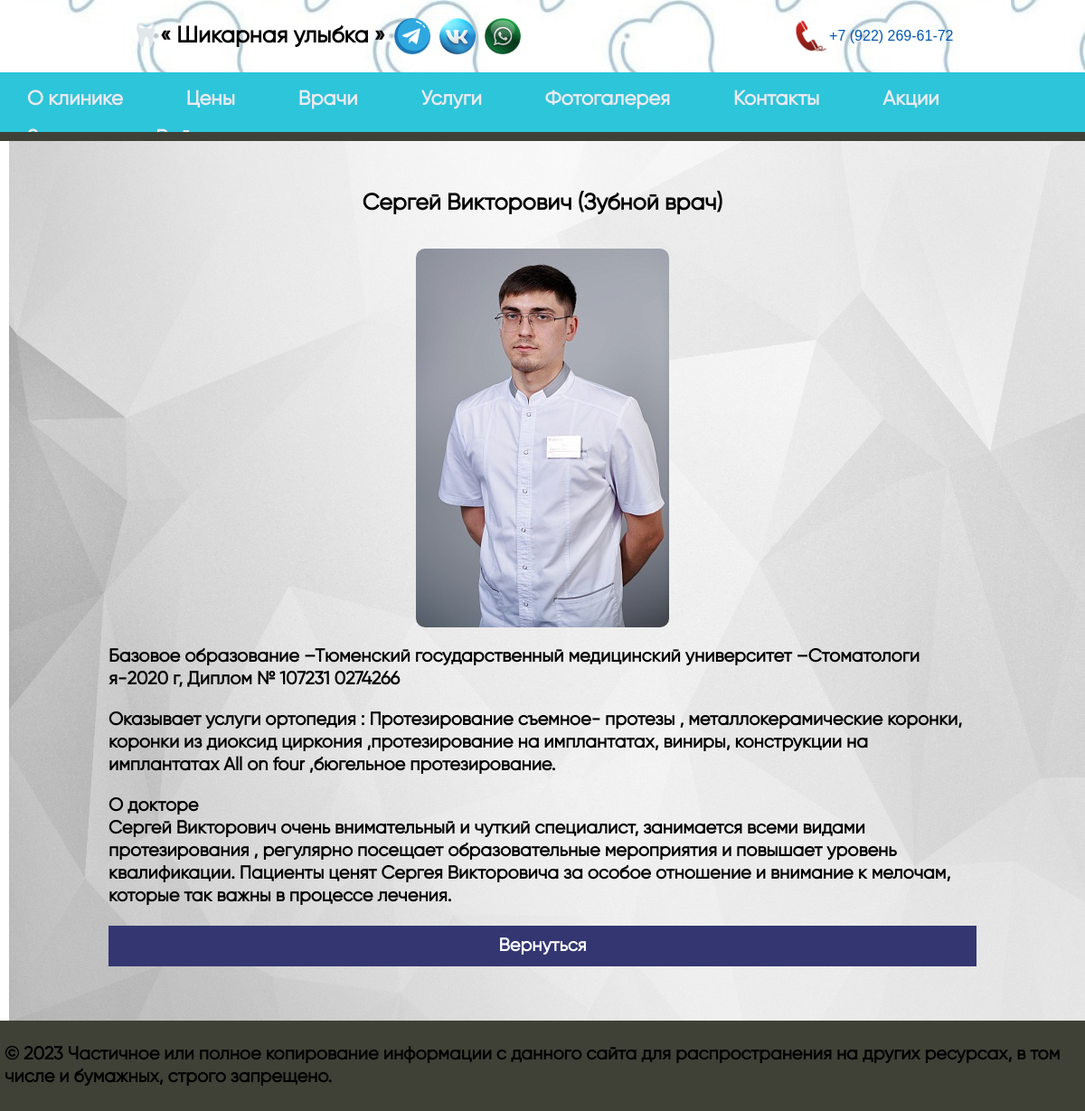
The app's page /post/2/ with its own data.
### dental/models.py (models this page shows, shortened)
class Dental(models.Model):
    title = models.CharField(max_length=255, verbose_name="Заголовок")
    slug = models.SlugField(max_length=255, unique=True, db_index=True, verbose_name="URL")
    content = models.TextField(blank=True, verbose_name="Текст статьи")
    photo = models.ImageField(upload_to="photos/%Y/%m/%d/", verbose_name="Фото")
    time_create = models.DateTimeField(auto_now_add=True, verbose_name="Время создания")
    time_update = models.DateTimeField(auto_now=True, verbose_name="Время изменения")
    is_published = models.BooleanField(default=True, verbose_name="Публикация")

### dental/views.py (the view)
# urls.py: path('post/<int:post_slug>/', show_post, name='post'),
def show_post(request, post_slug):
    post = get_object_or_404(Dental, slug=post_slug)
    context = {
        'post': post,
        'title': post.title,
        'cat_selected': post,
    }
    return render(request, 'dental/post.html', context=context)

### dental/templates/dental/post.html
{% extends 'dental/base.html' %}
{% block content %}
<h1>{{post.title}}</h1>
{% if post.photo %}
<p><img class="img-article-left" src="{{post.photo.url}}"></p>
{% endif %}
{{post.content|linebreaks}}
<p class="link-read-post"><a class="post" href="{% url 'personal' %}">Вернуться</a></p>
{% endblock %}

### dental/static/dental/css/styles.css (style rules this page uses)
html, body { font-family: 'Arial'; margin: 0; padding: 0; height: 100%; }
body { background: url('../images/back.jpg') no-repeat 10px 5px; background-size: 100% 100%; background-attachment:fixed; }
img { display: flex; margin: auto; border-radius: 10px; }
h1 { display: inline-block; font-family: 'Gilroy-Regular'; font-style: normal; font-weight: 700; font-size: 25px; line-height: 25px; color: #000000; text-align: center; width: 100%; }
li, p, h3 { font-family: 'Gilroy-Regular'; font-style: normal; font-weight: 700; font-size: 20px; line-height: 25px; color: #000000; }
a { color: #0059b2; text-decoration: none; }
p.link-read-post { text-align: right; }
p.link-read-post a { padding: 10px; min-width: 100px; background: #333671; color: #fff; text-decoration: none; }
p.link-read-post { text-align: center; }
p.link-read-post a { padding: 10px; min-width: 100px; background: #333671; color: #fff; text-decoration: none; display: flex; justify-content: center; align-items: center; }
a.post { display: flex; justify-content: center; align-items: center; margin: auto; }

### records on screen
Dental: title "Сергей Викторович (Зубной врач)", photo (picture), content "Базовое образование –Тюменский государственный медицинский университет –Стоматологи я-2020 г, Диплом № 107231 0274266 Оказывает услуги ортопедия : Протезирование съемное- протезы , металлокерамические коронки, коронки из диоксид циркония ,протезирование на имплантатах, виниры, конструкции на имплантатах All on four ,бюгельное протезирование. О докторе Сергей Викторович очень внимательный и чуткий специалист, занимается всеми видами протезирования , регулярно посещает образовательные мероприятия и повышает уровень квалификации. Пациенты ценят Сергея Викторовича за особое отношение и внимание к мелочам, которые так важны в процессе лечения."
